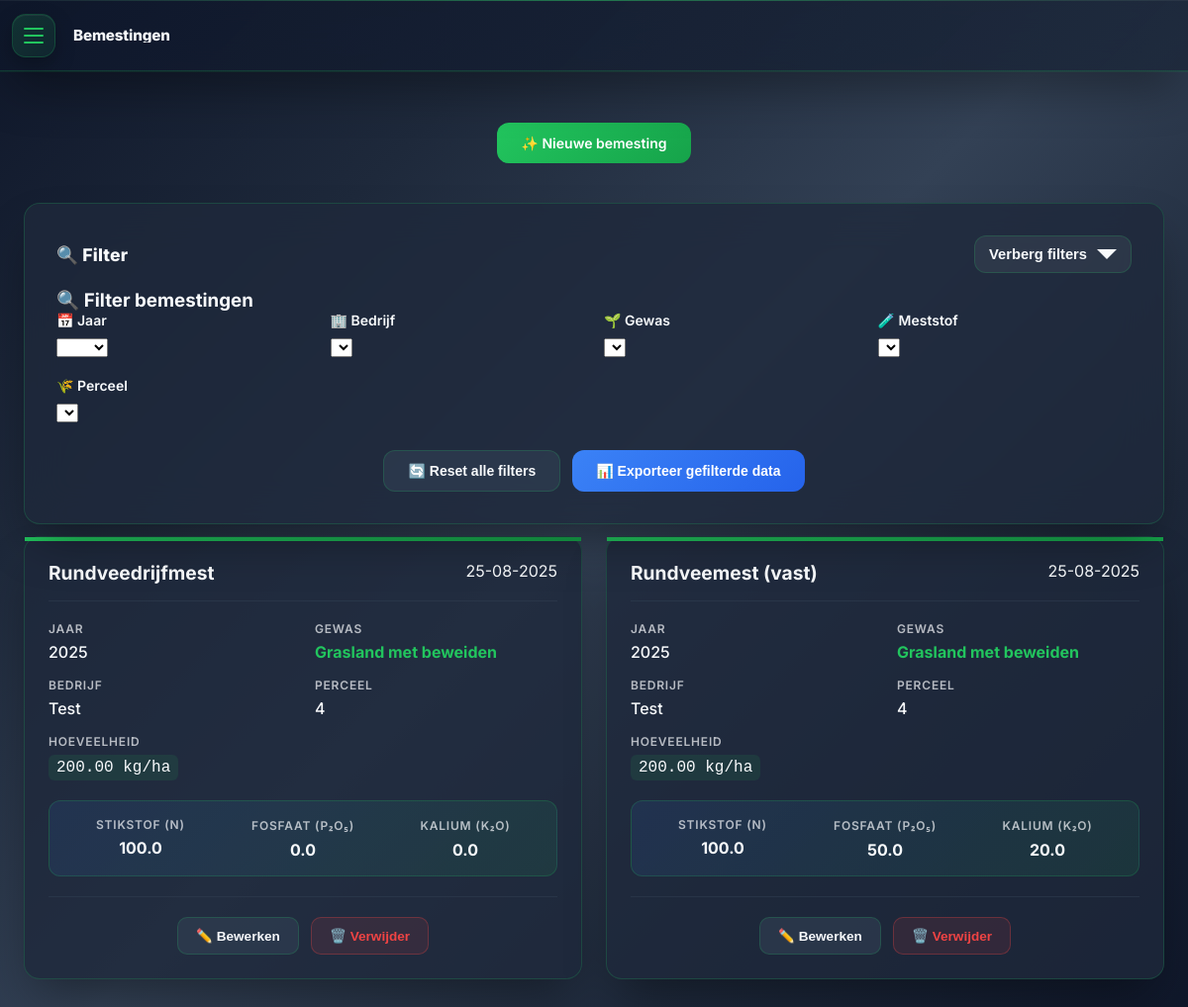
/bemestingen/ (signed in), run on the app's committed database.
### tables this page shows
CREATE TABLE bemestingen (
    id TEXT PRIMARY KEY,                -- UUID van deze bemesting
    gebruiksnorm_id TEXT NOT NULL,      -- UUID uit gebruiksnormen (gebruiksnormen.id)
    bedrijf_id TEXT NOT NULL,           -- UUID uit bedrijven
    perceel_id TEXT NOT NULL,           -- UUID uit percelen
    meststof_id TEXT NOT NULL,          -- UUID uit universal_fertilizers
    datum DATE NOT NULL,
    hoeveelheid_kg_ha REAL NOT NULL,
    n_kg_ha REAL NOT NULL,        -- Stikstof hoeveelheid in kg/ha
    p2o5_kg_ha REAL NOT NULL,  -- Fosfaat hoeveelheid in kg/ha
    k2o_kg_ha REAL NOT NULL,  -- Kalium hoeveelheid in kg/ha
    eigen_bedrijf INTEGER DEFAULT 0,    -- 1 = ja, 0 = nee
    notities TEXT
);

### app/bemestingen/routes.py (the view, shortened to what this page needs)
@bemestingen_bp.route('/')
@login_required
def bemestingen():
    conn = db.get_connection()
    c = conn.cursor()
    try:
        c.execute('''
            SELECT
                b.id,
                b.datum,
                COALESCE(sgm.gewas, 'Onbekend gewas') as gewas,
                COALESCE(g.jaar, 'Onbekend jaar') as jaar,
                COALESCE(p.perceelnaam, 'Onbekend perceel') as perceelnaam,
                COALESCE(bedr.naam, 'Onbekend bedrijf') as bedrijfsnaam,
                COALESCE(u.meststof, 'Onbekende meststof') as meststof,
                b.hoeveelheid_kg_ha,
                b.n_kg_ha,
                b.p2o5_kg_ha,
                b.k2o_kg_ha,
                b.eigen_bedrijf,
                b.notities
            FROM bemestingen b
            LEFT JOIN gebruiksnormen g ON b.gebruiksnorm_id = g.id
            LEFT JOIN stikstof_gewassen_normen sgm ON g.gewas_id = sgm.id
            LEFT JOIN percelen p ON b.perceel_id = p.id
            LEFT JOIN bedrijven bedr ON b.bedrijf_id = bedr.id
            LEFT JOIN universal_fertilizers u ON b.meststof_id = u.id
            ORDER BY
                CASE WHEN b.datum IS NULL THEN 1 ELSE 0 END,
                b.datum DESC
        ''')
        bemestingen = c.fetchall()
        total_count = c.execute('SELECT COUNT(*) FROM bemestingen').fetchone()[0]
        logger.info(f"Totaal bemestingen in database: {total_count}")
        logger.info(f"Bemestingen getoond na JOIN: {len(bemestingen)}")
        c.execute('SELECT id, meststof, n, p2o5, k2o, toepassing FROM universal_fertilizers ORDER BY meststof')
        meststoffen = c.fetchall()
    except Exception as e:
        logger.error(f"Fout bij ophalen bemestingen: {e}")
        flash("Fout bij ophalen bemestingen.", "danger")
        bemestingen = []
        meststoffen = []
    finally:
        conn.close()
    return render_template('bemestingen/bemestingen.html',
                         bemestingen=bemestingen,
                         meststoffen=meststoffen)

### app/gebruikers/auth_utils.py (called while the page is built)
def login_required(f):
    @wraps(f)
    def wrapper(*args, **kwargs):
        if 'user_id' not in session:
            flash("Log eerst in om verder te gaan.", "warning")
            return redirect(url_for('gebruikers.login'))
        return f(*args, **kwargs)
    return wrapper

### app/models/database_beheer.py (called while the page is built)
def get_connection():
    return sqlite3.connect(DB_NAME)

### app/bemestingen/templates/bemestingen/bemestingen.html (shortened to what this page needs)
<!DOCTYPE html>
<html lang="nl">
<head>
  <link rel="stylesheet" href="{{ url_for('static', filename='css/quantum-navigation.css') }}">
  <link rel="stylesheet" href="https://cdn.jsdelivr.net/npm/choices.js@10.2.0/public/assets/styles/choices.min.css">
  <link rel="stylesheet" href="{{ url_for('static', filename='css/filter.css') }}">
  <link rel="stylesheet" href="{{ url_for('bemestingen.static', filename='css/modal_bemestingen_bewerken_style.css') }}">
</head>
<body>
<nav id="quantumNav"
     data-component="QuantumNavigation"
     data-auto-init="true"
     data-current-page="bemestingen"
     data-admin-only="{{ 'true' if session.get('is_admin',0)==1 else 'false' }}"
     data-show-user-profile="true">
  <button class="quantum-mobile-btn" id="quantumMobileBtn" aria-label="Menu"></button>
  <span class="quantum-page-label" id="quantumPageLabel" aria-current="page"></span>
</nav>
  <div class="container">
    <div class="header-row">
      <div class="top-actions">
        <a href="{{ url_for('bemestingen.bemestingen_nieuw') }}" class="action-btn">✨ Nieuwe bemesting</a>
      </div>
    </div>
    <div class="filter-section">
      <h3>🔍 Filter bemestingen</h3>
      <div class="filter-grid">
        <div class="filter-item">
          <label for="filter-jaar">📅 Jaar</label>
          <select id="filter-jaar" data-placeholder="Kies jaar...">
            <option value=""></option>
          </select>
        </div>
        <div class="filter-item">
          <label for="filter-bedrijf">🏢 Bedrijf</label>
          <select id="filter-bedrijf" data-placeholder="Kies bedrijf...">
            <option value=""></option>
          </select>
        </div>
        <div class="filter-item">
          <label for="filter-gewas">🌱 Gewas</label>
          <select id="filter-gewas" data-placeholder="Kies gewas...">
            <option value=""></option>
          </select>
        </div>
        <div class="filter-item">
          <label for="filter-meststof">🧪 Meststof</label>
          <select id="filter-meststof" data-placeholder="Kies meststof...">
            <option value=""></option>
          </select>
        </div>
        <div class="filter-item">
          <label for="filter-perceel">🌾 Perceel</label>
          <select id="filter-perceel" data-placeholder="Kies perceel...">
            <option value=""></option>
          </select>
        </div>
      </div>
      <div class="filter-buttons">
        <button type="button" id="btn-reset" class="btn-reset">🔄 Reset alle filters</button>
        <button type="button" id="btn-export" class="btn-filter">📊 Exporteer gefilterde data</button>
      </div>
    </div>
    <div class="data-container">
      {% if bemestingen %}
      <div class="modern-grid" id="bemestingen-grid">
        {% for b in bemestingen %}
        <div class="data-card"
             data-id="{{ b[0] }}"
             data-jaar="{{ b[3] }}"
             data-bedrijf="{{ b[5] }}"
             data-gewas="{{ b[2] }}"
             data-meststof="{{ b[6] }}"
             data-perceel="{{ b[4] }}"
             data-datum="{{ b[1] }}"
             data-hoeveelheid="{{ b[7] }}"
             data-stikstof="{{ b[8] }}"
             data-fosfaat="{{ b[9] }}"
             data-kalium="{{ b[10] }}"
             data-eigen-bedrijf="{{ 1 if b[11] else 0 }}"
             data-notities="{{ b[12] or '' }}">
          <div class="card-header">
            <div class="card-title">{{ b[6] or 'Onbekende meststof' }}</div>
            <div class="card-date">{{ b[1] or '-' }}</div>
          </div>
          <div class="card-content">
            <div>
              <div class="card-label">Jaar</div>
              <div class="card-value">{{ b[3] or '-' }}</div>
            </div>
            <div>
              <div class="card-label">Gewas</div>
              <div class="card-value" style="color:var(--quantum-accent);font-weight:700">{{ b[2] or '-' }}</div>
            </div>
            <div>
              <div class="card-label">Bedrijf</div>
              <div class="card-value">{{ b[5] or '-' }}</div>
            </div>
            <div>
              <div class="card-label">Perceel</div>
              <div class="card-value">{{ b[4] or '-' }}</div>
            </div>
            <div>
              <div class="card-label">Hoeveelheid</div>
              <div class="card-value number">{{ "%.2f"|format(b[7]) if b[7] is not none else '-' }} kg/ha</div>
            </div>
          </div>
          <div class="card-npk">
            <div class="npk-item">
              <div class="npk-label">Stikstof (N)</div>
              <div class="npk-value">{{ "%.1f"|format(b[8]) if b[8] is not none else '-' }}</div>
            </div>
            <div class="npk-item">
              <div class="npk-label">Fosfaat (P₂O₅)</div>
              <div class="npk-value">{{ "%.1f"|format(b[9]) if b[9] is not none else '-' }}</div>
            </div>
            <div class="npk-item">
              <div class="npk-label">Kalium (K₂O)</div>
              <div class="npk-value">{{ "%.1f"|format(b[10]) if b[10] is not none else '-' }}</div>
            </div>
          </div>
          <div class="card-actions">
            <button type="button" onclick="openEditDialog('{{ b[0] }}')" class="btn-edit">✏️ Bewerken</button>
            <form method="POST" action="{{ url_for('bemestingen.bemesting_verwijderen', id=b[0]) }}" style="display:inline;" onsubmit="return confirm('Weet je zeker dat je deze bemesting wilt verwijderen?')">
              <button type="submit" class="danger-btn">🗑️ Verwijder</button>
            </form>
          </div>
        </div>
        {% endfor %}
      </div>
      {% else %}
      <div class="no-data">
        <h3>🤷‍♂️ Geen bemestingen gevonden</h3>
        <p>Er zijn nog geen bemestingen toegevoegd aan het systeem.</p>
        <a href="{{ url_for('bemestingen.bemestingen_nieuw') }}" class="action-btn">✨ Voeg de eerste bemesting toe</a>
      </div>
      {% endif %}
    </div>
  </div>
</body>
</html>

### app/static/css/quantum-navigation.css (style rules this page uses)
:root { --quantum-primary:#0f172a; --quantum-secondary:#1e293b; --quantum-accent:#22c55e; --quantum-accent-dark:#16a34a; --quantum-text:#f8fafc; --quantum-text-muted:rgba(248,250,252,.7); --quantum-border:rgba(34,197,94,.22); --shadow-quantum:0 25px 50px -12px rgba(0,0,0,.4); --transition:all .28s cubic-bezier(.4,0,.2,1); --qnav-h: 72px; --qnav-gap: 12px; }
body { padding-top: calc(var(--qnav-h) + var(--qnav-gap)); }
.quantum-nav, .quantum-nav *,.quantum-nav *::before,.quantum-nav *::after { box-sizing:border-box; margin:0; padding:0; }
#quantumNav.quantum-nav { position:fixed; inset:0 0 auto 0; z-index:10000; min-height:72px; font-family:'Inter',system-ui,sans-serif; -webkit-font-smoothing:antialiased; text-rendering:optimizeLegibility; backdrop-filter:blur(18px) saturate(160%); background:linear-gradient(135deg, rgba(15,23,42,.95), rgba(30,41,59,.92)); border-bottom:1px solid var(--quantum-border); box-shadow:0 1px 0 rgba(34,197,94,.10), var(--shadow-quantum), inset 0 1px 0 rgba(255,255,255,.05); transition:background .25s ease, box-shadow .25s ease; display:flex; align-items:center; gap:8px; padding:0 12px; }
#quantumNav.quantum-nav::before { content:''; position:absolute; left:0; right:0; top:0; height:1px; background:linear-gradient(90deg, transparent, rgba(34,197,94,.7), transparent); opacity:.7; }
.quantum-mobile-btn { display:none; align-items:center; justify-content:center; width:44px; height:44px; border:0; cursor:pointer; position:relative; z-index:10002; border-radius:14px; color:var(--quantum-accent); background:linear-gradient(135deg, rgba(34,197,94,.16), rgba(34,197,94,.08)); border:1px solid var(--quantum-border); box-shadow:inset 0 1px 0 rgba(255,255,255,.06), 0 8px 20px rgba(0,0,0,.25); transition:transform .22s ease, box-shadow .22s ease, background .22s ease, border-color .22s ease; }
#quantumNav.use-drawer .quantum-mobile-btn { display:inline-flex; }
#quantumNav.js-ready.use-drawer .quantum-mobile-btn { display:inline-flex !important; }
#quantumNav .quantum-page-label { display:none; margin-left:10px; font-weight:800; font-size:.95rem; letter-spacing:-.01em; color:var(--quantum-text); white-space:nowrap; overflow:hidden; text-overflow:ellipsis; max-width:50vw; line-height:1; position:relative; z-index:10002; }
#quantumNav.use-drawer .quantum-page-label { display:inline-flex; align-items:center; }

### app/static/css/filter.css (style rules this page uses)
:root { --filter-radius: 16px; --filter-padding: 24px; --filter-gap: 20px; --filter-t: .28s cubic-bezier(.4,0,.2,1); --filter-caret-size: 10px; --q-accent: var(--quantum-accent, #22c55e); --q-accent-dark: var(--quantum-accent-dark, #16a34a); --q-surface: var(--quantum-surface, rgba(30,41,59,.8)); --q-surface-2: var(--quantum-secondary, #1e293b); --q-text: var(--quantum-text, #f8fafc); --q-text-muted: var(--quantum-text-muted, rgba(248,250,252,.78)); --q-border: var(--quantum-border, rgba(34,197,94,.22)); --q-shadow: 0 25px 50px -12px rgba(0,0,0,.45); --q-shadow-soft: 0 12px 30px rgba(0,0,0,.25); --chip-bg: rgba(34,197,94,.14); --chip-border: rgba(34,197,94,.28); }
.filter-section { position: relative; z-index: 5; background: var(--q-surface); backdrop-filter: blur(20px); border: 1px solid var(--q-border); border-radius: var(--filter-radius); padding: var(--filter-padding); box-shadow: var(--q-shadow); overflow: visible; }
.filter-grid { display:grid; grid-template-columns: repeat(auto-fit, minmax(250px,1fr)); gap: var(--filter-gap); margin-bottom: 16px; position: relative; z-index: 6; }
.filter-item { position:relative; z-index:7; }
.filter-item label { color: var(--q-text); font-weight: 700; font-size: .875rem; margin-bottom: 8px; display:block; }
.filter-buttons { display:flex; gap:12px; justify-content:center; flex-wrap:wrap; margin-top:12px; }
.btn-filter,.btn-reset { padding:12px 20px; border-radius:12px; border:1px solid transparent; cursor:pointer; font-weight:700; font-size:.9rem; transition: transform var(--filter-t), box-shadow var(--filter-t), background var(--filter-t), color var(--filter-t), border-color var(--filter-t); }
.btn-filter { background: linear-gradient(135deg, #3b82f6, #2563eb); color:#fff; }
.btn-reset { background: rgba(255,255,255,.06); color: var(--q-text); border-color: var(--q-border); }

### data on the page
bemestingen: b "Rundveedrijfmest", datum "25-08-2025", b "2025", b "Grasland met beweiden", b "Test", b "4", hoeveelheid_kg_ha "200.00", n_kg_ha "100.0", p2o5_kg_ha "0.0", k2o_kg_ha "0.0"
bemestingen: b "Rundveemest (vast)", datum "25-08-2025", b "2025", b "Grasland met beweiden", b "Test", b "4", hoeveelheid_kg_ha "200.00", n_kg_ha "100.0", p2o5_kg_ha "50.0", k2o_kg_ha "20.0"
